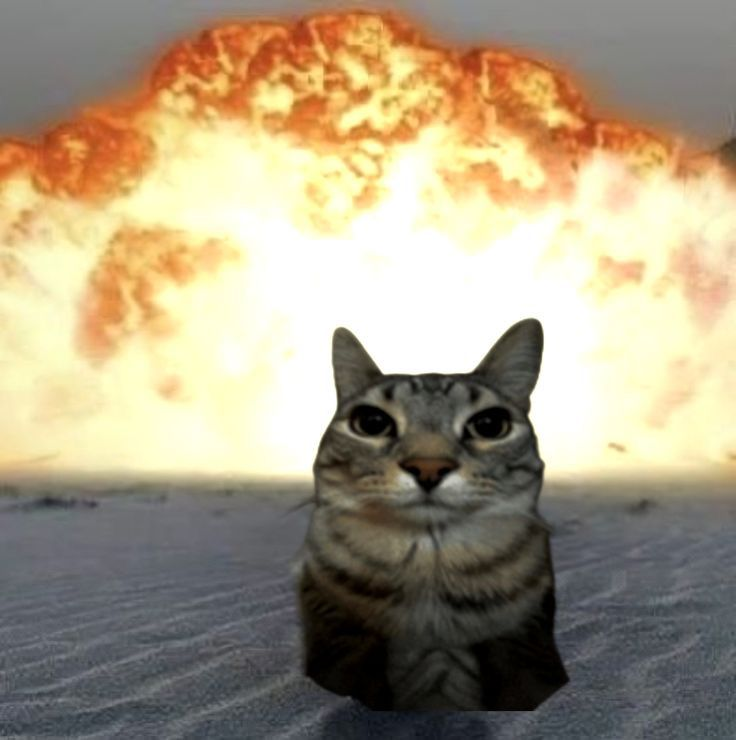
#> input picture insta_cat_ios/tools/source_cat.jpg, 736 x 740 px
$ python make_frames.py out
#> lines starting #> are read from the running program, lines starting #| are printed output that depends on the picture
"""원본 짤의 불덩이가 실제로 끓어오르며 터지는 것처럼 보이도록 루프 애니메이션을 만듭니다.

핵심은 새 폭발을 덧그리는 게 아니라, 이미 밝게 타고 있는 영역을
움직이는 난류(turbulence) 로 일렁이게 만들고 그 위에 불티를 얹는 것입니다.
모든 시간 항의 주기를 프레임 수의 정수배로 잡아 루프가 끊기지 않게 했습니다.
"""
import math, os, sys
import numpy as np
from PIL import Image

SRC = os.path.join(os.path.dirname(os.path.abspath(__file__)), "source_cat.jpg")
N = 16
SIZE = 512

CAT_C = (0.585, 0.74)
CAT_R = (0.215, 0.315)

rng = np.random.default_rng(11)
base_src = Image.open(SRC).convert("RGB")
#> base_src is the input picture: PIL image 736x740 RGB; mean R, G, B 166.7, 153.7, 129.4
base_full = np.asarray(base_src.resize((SIZE, SIZE), Image.LANCZOS), np.float32)

yy, xx = np.mgrid[0:SIZE, 0:SIZE].astype(np.float32) / SIZE

# 고양이는 불꽃에 덮이지 않게. 가장자리에만 살짝 빛이 걸치도록 합니다.
d_cat = np.sqrt(((xx - CAT_C[0]) / CAT_R[0]) ** 2 + ((yy - CAT_C[1]) / CAT_R[1]) ** 2)
cat_mask = np.clip((d_cat - 0.85) / 0.30, 0.0, 1.0) ** 1.3

# 이미 불이 붙어 있는 영역(=원본이 밝고 화면 위쪽)만 일렁이게 합니다.
lum = base_full.mean(-1) / 255.0
warm = np.clip((base_full[..., 0] - base_full[..., 2]) / 85.0, 0, 1)
fire_region = np.clip((lum - 0.40) / 0.35, 0, 1) ** 1.2
fire_region *= (0.30 + 0.70 * warm)
fire_region *= np.clip(1.45 - 1.5 * yy, 0, 1) * cat_mask

# 시간축이 순환하는 값 노이즈. 사인 격자와 달리 줄무늬가 생기지 않습니다.
NOISE_T = 4
NOISE_SIZES = (10, 22, 46)
NOISE_AMP = (0.5, 0.32, 0.18)
noise_grids = [rng.random((NOISE_T, s, s)).astype(np.float32) * 2 - 1 for s in NOISE_SIZES]

# 불티
K = 60
e_x = rng.uniform(0.04, 0.96, K)
e_y = rng.uniform(0.02, 0.44, K)
e_off = rng.uniform(0, 1, K)
e_rise = rng.uniform(0.10, 0.30, K)
e_sway = rng.uniform(0.006, 0.03, K)
e_size = rng.uniform(0.0030, 0.0080, K)

# 불덩이 가장자리에서 혀처럼 솟는 불꽃
L = 24
l_x = rng.uniform(0.06, 0.94, L)
l_y = rng.uniform(0.14, 0.42, L)
l_off = rng.uniform(0, 1, L)
l_size = rng.uniform(0.035, 0.085, L)
l_rise = rng.uniform(0.05, 0.14, L)


def sample_grid(grid, t):
    """t 를 따라 순환 보간한 뒤 화면 크기로 확대합니다."""
    T = grid.shape[0]
    ft = t * T
    i0 = int(math.floor(ft)) % T
    f = ft - math.floor(ft)
    f = f * f * (3 - 2 * f)
    slab = grid[i0] * (1 - f) + grid[(i0 + 1) % T] * f
    img = Image.fromarray(((slab + 1) * 127.5).astype(np.uint8))
    return np.asarray(img.resize((SIZE, SIZE), Image.BICUBIC), np.float32) / 127.5 - 1.0


def turbulence(t):
#> called with t = 0
    v = np.zeros((SIZE, SIZE), np.float32)
    for grid, amp in zip(noise_grids, NOISE_AMP):
        v += amp * sample_grid(grid, t)
    return v


def colorize(heat):
    h = np.clip(heat, 0, 1.6)
    r = np.clip(h * 2.4, 0, 1)
    g = np.clip((h - 0.20) * 1.7, 0, 1)
    b = np.clip((h - 0.80) * 2.2, 0, 1)
    return np.stack([r, g, b], -1) * 255.0


def frame(i):
    t = i / N

    # 1) 이미 타고 있는 영역을 난류로 일렁이게 — 불덩이가 끓어 보이는 핵심
    turb = turbulence(t)
    boil = 1.0 + 0.55 * turb * fire_region

    # 2) 한 번씩 부풀었다 꺼지는 전체 맥동
    pulse = 0.5 - 0.5 * math.cos(2 * math.pi * t)
    inset = int(round(2 + 5 * pulse))
    w, hgt = base_src.size
#> w = 736; hgt = 740
    b = base_src.crop((inset, inset, w - inset, hgt - inset)).resize((SIZE, SIZE), Image.LANCZOS)
    base = np.asarray(b, np.float32)

    out = base * boil[..., None] * (1.0 + 0.07 * pulse)

    # 3) 불티와 불꽃 혀를 더합니다
    heat = np.zeros((SIZE, SIZE), np.float32)
    for k in range(K):
        f = (t + e_off[k]) % 1.0
        life = math.sin(math.pi * f) ** 1.5          # 떠오르며 나타났다 사라짐
        ey = e_y[k] - e_rise[k] * f
        ex = e_x[k] + e_sway[k] * math.sin(2 * math.pi * (t + e_off[k]) * 2)
        heat += 1.7 * life * np.exp(-(((xx - ex) ** 2 + (yy - ey) ** 2) / (e_size[k] ** 2)))
    for k in range(L):
        f = (t + l_off[k]) % 1.0
        life = math.sin(math.pi * f)
        ly = l_y[k] - l_rise[k] * f
        sz = l_size[k] * (0.6 + 0.7 * f)
        heat += 0.85 * life * np.exp(-(((xx - l_x[k]) ** 2 + ((yy - ly) * 1.5) ** 2) / (sz * sz)))

    out = out + colorize(heat) * cat_mask[..., None] * 0.9
    return Image.fromarray(np.clip(out, 0, 255).astype(np.uint8))
#> returned value: PIL image 512x512 RGB


if __name__ == "__main__":
    out_dir = sys.argv[1]
    os.makedirs(out_dir, exist_ok=True)
    frames = [frame(i) for i in range(N)]
#> call 2 of frame, with i = 1
#> in frame (call 2), `t = i / N`: t = 0.0625
#> call 2 of turbulence, with t = 0.0625
#> the loop in turbulence (call 2), `for grid, amp in zip(noise_grids, NOISE_AMP):` made 3 passes
#> pass 1, in turbulence (call 2), `v += amp * sample_grid(grid, t)`:
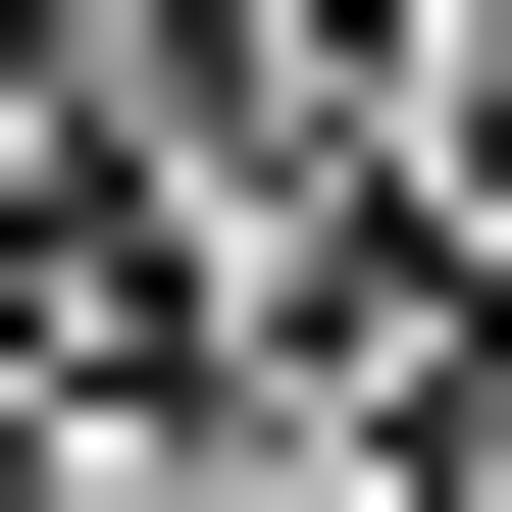
#> v: shape (512, 512) float32; min -0.5, max 0.5, mean -0.0424; drawn with min black and max white
#> after the loop in turbulence (call 2), `for grid, amp in zip(noise_grids, NOISE_AMP):`:
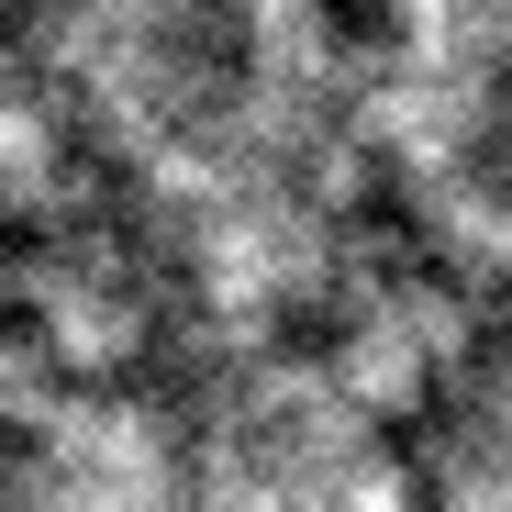
#> v: shape (512, 512) float32; min -0.81, max 0.897, mean -0.0477; drawn with min black and max white
#> in frame (call 2), `pulse = 0.5 - 0.5 * math.cos(2 * math.pi * t)`: pulse = 0.0381
#> in frame (call 2), `inset = int(round(2 + 5 * pulse))`: inset = 2
#> the loop in frame (call 2), `for k in range(K):` made 60 passes
#> (f, life, ey, ex) on passes 1 to 12: (0.873, 0.243, 0.177, 0.507), (0.404, 0.934, 0.302, 0.138), (0.0797, 0.123, 0.0679, 0.238), (0.391, 0.915, 0.311, 0.0728), (0.668, 0.804, 0.0242, 0.124), (0.262, 0.628, 0.0698, 0.604), (0.331, 0.802, 0.367, 0.339), (0.585, 0.947, 0.246, 0.305), (0.123, 0.23, 0.257, 0.101), (0.706, 0.712, 0.045, 0.953), (0.927, 0.108, 0.2, 0.784), (0.856, 0.288, 0.0926, 0.237)
#> the loop in frame (call 2), `for k in range(L):` made 24 passes
#> (f, life, ly, sz) on passes 1 to 12: (0.986, 0.045, 0.315, 0.0902), (0.936, 0.199, 0.358, 0.0883), (0.115, 0.354, 0.318, 0.0474), (0.27, 0.75, 0.244, 0.054), (0.245, 0.696, 0.184, 0.0465), (0.152, 0.46, 0.34, 0.0364), (0.996, 0.0116, 0.208, 0.102), (0.676, 0.851, 0.266, 0.0651), (0.381, 0.931, 0.124, 0.0398), (0.663, 0.872, 0.219, 0.0618), (0.0328, 0.103, 0.336, 0.0362), (0.821, 0.532, 0.275, 0.0482)
#> after the loop in frame (call 2), `for k in range(L):`:
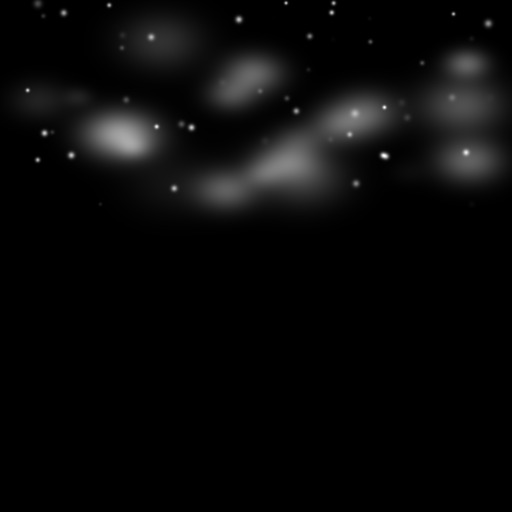
#> heat: shape (512, 512) float32; min 0, max 2.19, mean 0.084; drawn with min black and max white
#> in frame (call 2), `out = out + colorize(heat) * cat_mask[..., None] * 0.9`:
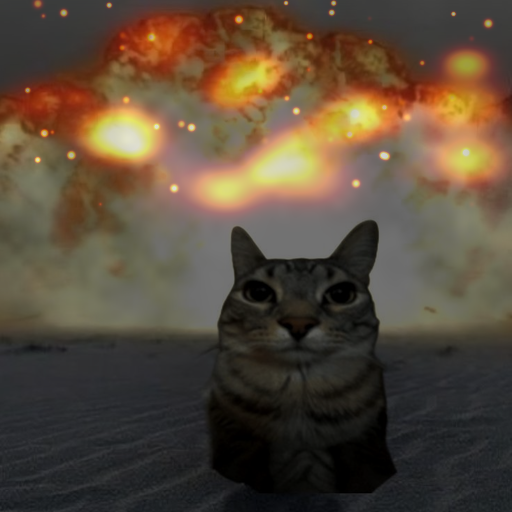
#> out: shape (512, 512, 3) float32; mean R, G, B 200.7, 166.9, 130.2; drawn with min black and max white
#> in frame (call 2), `return Image.fromarray(np.clip(out, 0, 255).astype(np.uint8))`:
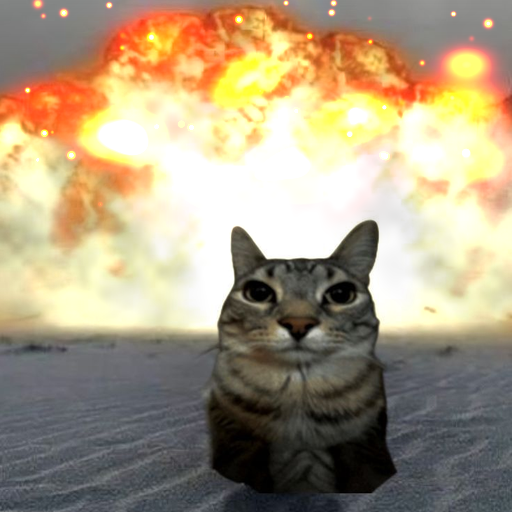
#> returned value: PIL image 512x512 RGB; mean R, G, B 170.3, 154.9, 128.3
#> the loop in turbulence (call 3), `for grid, amp in zip(noise_grids, NOISE_AMP):` made 3 passes
#> pass 1, in turbulence (call 3), `v += amp * sample_grid(grid, t)`:
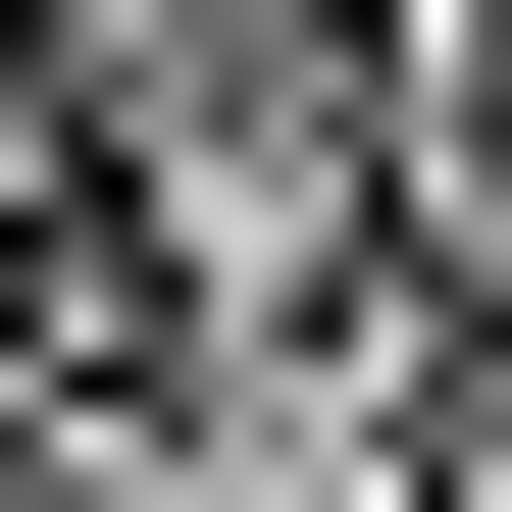
#> v: shape (512, 512) float32; min -0.461, max 0.5, mean -0.0286; drawn with min black and max white
#> pass 2, in sample_grid (call 8), `slab = grid[i0] * (1 - f) + grid[(i0 + 1) % T] * f`:
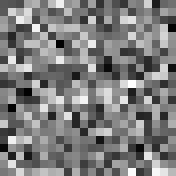
#> slab: shape (22, 22) float32 (shown 8 times larger); min -0.935, max 0.956, mean -0.00826; drawn with min black and max white
    for i, f in enumerate(frames):
        f.save(os.path.join(out_dir, "explosion_%02d.jpg" % i), quality=80, optimize=True)
#> this loop made 16 passes
    sheet = Image.new("RGB", (SIZE // 4 * 8, SIZE // 4 * 2))
    for i, f in enumerate(frames):
        sheet.paste(f.resize((SIZE // 4, SIZE // 4)), (SIZE // 4 * (i % 8), SIZE // 4 * (i // 8)))
    sheet.save(os.path.join(out_dir, "_contact_sheet.png"))
    total = sum(os.path.getsize(os.path.join(out_dir, "explosion_%02d.jpg" % i)) for i in range(N))
    print("frames:", len(frames), "total:", total // 1024, "KB")
#| frames: 16 total: 471 KB
